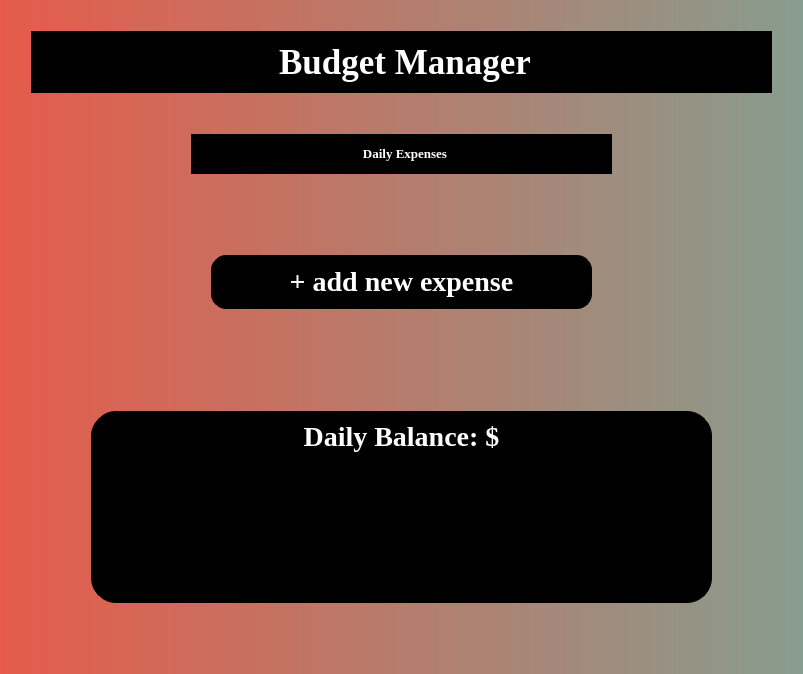
<?xml version="1.0" encoding="UTF-8"?>
<ui version="4.0">
 <class>Form</class>
 <widget class="QWidget" name="Form">
  <property name="geometry">
   <rect>
    <x>0</x>
    <y>0</y>
    <width>803</width>
    <height>674</height>
   </rect>
  </property>
  <property name="windowTitle">
   <string>Form</string>
  </property>
  <property name="styleSheet">
   <string notr="true">background: qlineargradient(spread:pad, x1:0, y1:0, x2:1, y2:0, stop:0 rgba(230, 91, 75, 1), stop:1 rgba(135, 157, 142, 1));
background-position: center;
font-size:28px;</string>
  </property>
  <layout class="QGridLayout" name="gridLayout">
   <item row="0" column="0">
    <layout class="QVBoxLayout" name="verticalLayout" stretch="20,5,5,0,5,0,5,5,5,0">
     <property name="spacing">
      <number>20</number>
     </property>
     <property name="leftMargin">
      <number>20</number>
     </property>
     <property name="topMargin">
      <number>20</number>
     </property>
     <property name="rightMargin">
      <number>20</number>
     </property>
     <property name="bottomMargin">
      <number>20</number>
     </property>
     <item>
      <widget class="QLabel" name="label">
       <property name="focusPolicy">
        <enum>Qt::ClickFocus</enum>
       </property>
       <property name="styleSheet">
        <string notr="true">font-family: Georgia;
font-weight: bold;
color: white;
background: black;
border: 1px solid black;
padding: 10px;</string>
       </property>
       <property name="text">
        <string>&lt;html&gt;&lt;head/&gt;&lt;body&gt;&lt;p align=&quot;center&quot;&gt;&lt;span style=&quot; font-size:26pt;&quot;&gt;Budget Manager&lt;/span&gt;&lt;/p&gt;&lt;/body&gt;&lt;/html&gt;</string>
       </property>
      </widget>
     </item>
     <item>
      <spacer name="verticalSpacer_2">
       <property name="orientation">
        <enum>Qt::Vertical</enum>
       </property>
       <property name="sizeHint" stdset="0">
        <size>
         <width>20</width>
         <height>40</height>
        </size>
       </property>
      </spacer>
     </item>
     <item>
      <spacer name="verticalSpacer">
       <property name="orientation">
        <enum>Qt::Vertical</enum>
       </property>
       <property name="sizeHint" stdset="0">
        <size>
         <width>20</width>
         <height>40</height>
        </size>
       </property>
      </spacer>
     </item>
     <item>
      <layout class="QHBoxLayout" name="horizontalLayout_2" stretch="5,15,5">
       <property name="spacing">
        <number>20</number>
       </property>
       <property name="leftMargin">
        <number>20</number>
       </property>
       <property name="topMargin">
        <number>20</number>
       </property>
       <property name="rightMargin">
        <number>20</number>
       </property>
       <property name="bottomMargin">
        <number>20</number>
       </property>
       <item>
        <spacer name="verticalSpacer_7">
         <property name="orientation">
          <enum>Qt::Vertical</enum>
         </property>
         <property name="sizeHint" stdset="0">
          <size>
           <width>20</width>
           <height>40</height>
          </size>
         </property>
        </spacer>
       </item>
       <item>
        <widget class="QLabel" name="label_2">
         <property name="styleSheet">
          <string notr="true">font-family: Georgia;
font-weight: bold;
color: white;
background: black;
border: 1px solid black;
padding: 10px;</string>
         </property>
         <property name="text">
          <string>&lt;html&gt;&lt;head/&gt;&lt;body&gt;&lt;p align=&quot;center&quot;&gt;&lt;span style=&quot; font-size:10pt;&quot;&gt;Daily Expenses&lt;/span&gt;&lt;/p&gt;&lt;/body&gt;&lt;/html&gt;</string>
         </property>
        </widget>
       </item>
       <item>
        <spacer name="verticalSpacer_8">
         <property name="orientation">
          <enum>Qt::Vertical</enum>
         </property>
         <property name="sizeHint" stdset="0">
          <size>
           <width>20</width>
           <height>40</height>
          </size>
         </property>
        </spacer>
       </item>
      </layout>
     </item>
     <item>
      <spacer name="verticalSpacer_6">
       <property name="orientation">
        <enum>Qt::Vertical</enum>
       </property>
       <property name="sizeHint" stdset="0">
        <size>
         <width>20</width>
         <height>40</height>
        </size>
       </property>
      </spacer>
     </item>
     <item>
      <layout class="QHBoxLayout" name="horizontalLayout_3" stretch="5,15,5">
       <property name="spacing">
        <number>20</number>
       </property>
       <property name="leftMargin">
        <number>20</number>
       </property>
       <property name="topMargin">
        <number>20</number>
       </property>
       <property name="rightMargin">
        <number>20</number>
       </property>
       <property name="bottomMargin">
        <number>20</number>
       </property>
       <item>
        <spacer name="verticalSpacer_9">
         <property name="orientation">
          <enum>Qt::Vertical</enum>
         </property>
         <property name="sizeHint" stdset="0">
          <size>
           <width>20</width>
           <height>40</height>
          </size>
         </property>
        </spacer>
       </item>
       <item>
        <layout class="QVBoxLayout" name="verticalLayout_2">
         <property name="spacing">
          <number>20</number>
         </property>
         <property name="leftMargin">
          <number>20</number>
         </property>
         <property name="topMargin">
          <number>20</number>
         </property>
         <property name="rightMargin">
          <number>20</number>
         </property>
         <property name="bottomMargin">
          <number>20</number>
         </property>
         <item>
          <widget class="QPushButton" name="pushButton">
           <property name="enabled">
            <bool>true</bool>
           </property>
           <property name="styleSheet">
            <string notr="true">font-family: Georgia;
font-weight: bold;
color: white;
background: black;
border: 1px solid black;
padding: 10px;
border-radius: 15px 15px;</string>
           </property>
           <property name="text">
            <string>+ add new expense</string>
           </property>
           <property name="checkable">
            <bool>false</bool>
           </property>
           <property name="autoRepeat">
            <bool>false</bool>
           </property>
           <property name="autoExclusive">
            <bool>false</bool>
           </property>
          </widget>
         </item>
        </layout>
       </item>
       <item>
        <spacer name="verticalSpacer_10">
         <property name="orientation">
          <enum>Qt::Vertical</enum>
         </property>
         <property name="sizeHint" stdset="0">
          <size>
           <width>20</width>
           <height>40</height>
          </size>
         </property>
        </spacer>
       </item>
      </layout>
     </item>
     <item>
      <spacer name="verticalSpacer_4">
       <property name="orientation">
        <enum>Qt::Vertical</enum>
       </property>
       <property name="sizeHint" stdset="0">
        <size>
         <width>20</width>
         <height>40</height>
        </size>
       </property>
      </spacer>
     </item>
     <item>
      <spacer name="verticalSpacer_5">
       <property name="orientation">
        <enum>Qt::Vertical</enum>
       </property>
       <property name="sizeHint" stdset="0">
        <size>
         <width>20</width>
         <height>40</height>
        </size>
       </property>
      </spacer>
     </item>
     <item>
      <spacer name="verticalSpacer_3">
       <property name="orientation">
        <enum>Qt::Vertical</enum>
       </property>
       <property name="sizeHint" stdset="0">
        <size>
         <width>20</width>
         <height>40</height>
        </size>
       </property>
      </spacer>
     </item>
     <item>
      <layout class="QHBoxLayout" name="horizontalLayout_4" stretch="0,0,0">
       <property name="spacing">
        <number>20</number>
       </property>
       <property name="leftMargin">
        <number>20</number>
       </property>
       <property name="topMargin">
        <number>20</number>
       </property>
       <property name="rightMargin">
        <number>20</number>
       </property>
       <property name="bottomMargin">
        <number>20</number>
       </property>
       <item>
        <spacer name="verticalSpacer_11">
         <property name="orientation">
          <enum>Qt::Vertical</enum>
         </property>
         <property name="sizeHint" stdset="0">
          <size>
           <width>20</width>
           <height>40</height>
          </size>
         </property>
        </spacer>
       </item>
       <item>
        <layout class="QVBoxLayout" name="verticalLayout_3">
         <property name="spacing">
          <number>20</number>
         </property>
         <property name="leftMargin">
          <number>20</number>
         </property>
         <property name="topMargin">
          <number>20</number>
         </property>
         <property name="rightMargin">
          <number>20</number>
         </property>
         <property name="bottomMargin">
          <number>20</number>
         </property>
         <item>
          <widget class="QTextBrowser" name="textBrowser">
           <property name="font">
            <font>
             <family>Georgia</family>
             <pointsize>-1</pointsize>
             <weight>75</weight>
             <bold>true</bold>
            </font>
           </property>
           <property name="autoFillBackground">
            <bool>false</bool>
           </property>
           <property name="styleSheet">
            <string notr="true">font-family: Georgia;
font-weight: bold;
color: white;
background: black;
border: 1px solid black;
padding: 5px;
border-radius: 25px 25px;
</string>
           </property>
           <property name="sizeAdjustPolicy">
            <enum>QAbstractScrollArea::AdjustIgnored</enum>
           </property>
           <property name="tabChangesFocus">
            <bool>true</bool>
           </property>
           <property name="html">
            <string>&lt;!DOCTYPE HTML PUBLIC &quot;-//W3C//DTD HTML 4.0//EN&quot; &quot;http://www.w3.org/TR/REC-html40/strict.dtd&quot;&gt;
&lt;html&gt;&lt;head&gt;&lt;meta name=&quot;qrichtext&quot; content=&quot;1&quot; /&gt;&lt;style type=&quot;text/css&quot;&gt;
p, li { white-space: pre-wrap; }
&lt;/style&gt;&lt;/head&gt;&lt;body style=&quot; font-family:'Georgia'; font-size:28px; font-weight:600; font-style:normal;&quot;&gt;
&lt;p align=&quot;center&quot; style=&quot; margin-top:0px; margin-bottom:0px; margin-left:0px; margin-right:0px; -qt-block-indent:0; text-indent:0px;&quot;&gt;&lt;span style=&quot; font-size:28px;&quot;&gt;Daily Balance: $&lt;/span&gt;&lt;/p&gt;&lt;/body&gt;&lt;/html&gt;</string>
           </property>
           <property name="overwriteMode">
            <bool>false</bool>
           </property>
          </widget>
         </item>
        </layout>
       </item>
       <item>
        <spacer name="verticalSpacer_12">
         <property name="orientation">
          <enum>Qt::Vertical</enum>
         </property>
         <property name="sizeHint" stdset="0">
          <size>
           <width>20</width>
           <height>40</height>
          </size>
         </property>
        </spacer>
       </item>
      </layout>
     </item>
    </layout>
   </item>
  </layout>
 </widget>
 <resources/>
 <connections/>
</ui>
